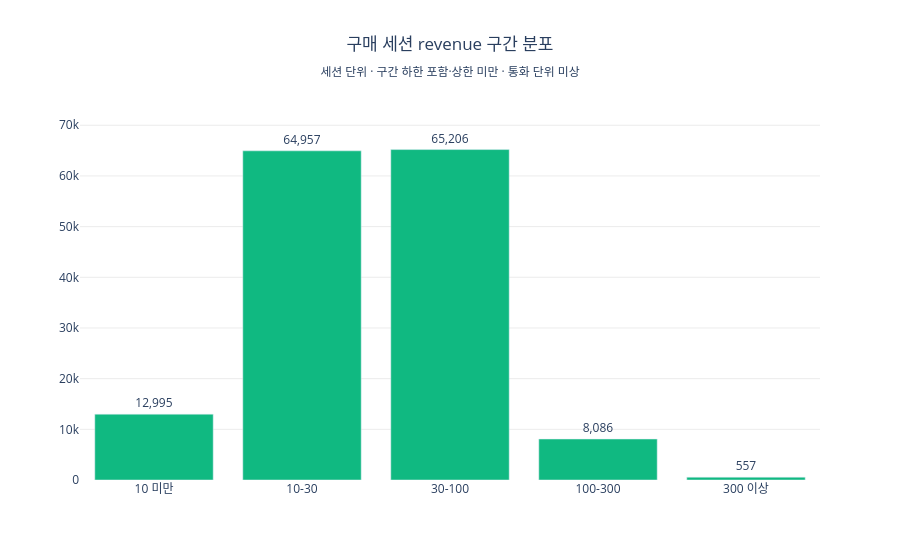

Notebook code for this chart:
### Code cell
y = revenue_dist['세션수']
fig = go.Figure(go.Bar(
    x=revenue_dist['revenue_구간'], y=y, marker_color='#10B981',
    text=y.map(lambda v: f"{v:,}"), textposition='outside',
))
fig.update_layout(
    title=dict(text='구매 세션 revenue 구간 분포<br><sub>세션 단위 · 구간 하한 포함·상한 미만 · 통화 단위 미상</sub>', x=0.5, xanchor='center'),
    plot_bgcolor='white', yaxis=dict(gridcolor='#ececec', range=[0, y.max() * 1.15]),
)
fig.show()

### Figure 1 — Plotly figure (JSON) as saved in the notebook; plotly's stock layout.template omitted (floating-point values rounded to 4 significant figures)
{"data": [{"marker": {"color": "#10B981"}, "text": ["12,995", "64,957", "65,206", "8,086", "557"], "textposition": "outside", "type": "bar", "x": ["10 미만", "10-30", "30-100", "100-300", "300 이상"], "y": [12995, 64957, 65206, 8086, 557]}], "layout": {"plot_bgcolor": "white", "title": {"text": "구매 세션 revenue 구간 분포<br><sub>세션 단위 · 구간 하한 포함·상한 미만 · 통화 단위 미상</sub>", "x": 0.5, "xanchor": "center"}, "yaxis": {"gridcolor": "#ececec", "range": [0, 74990.0]}}}
